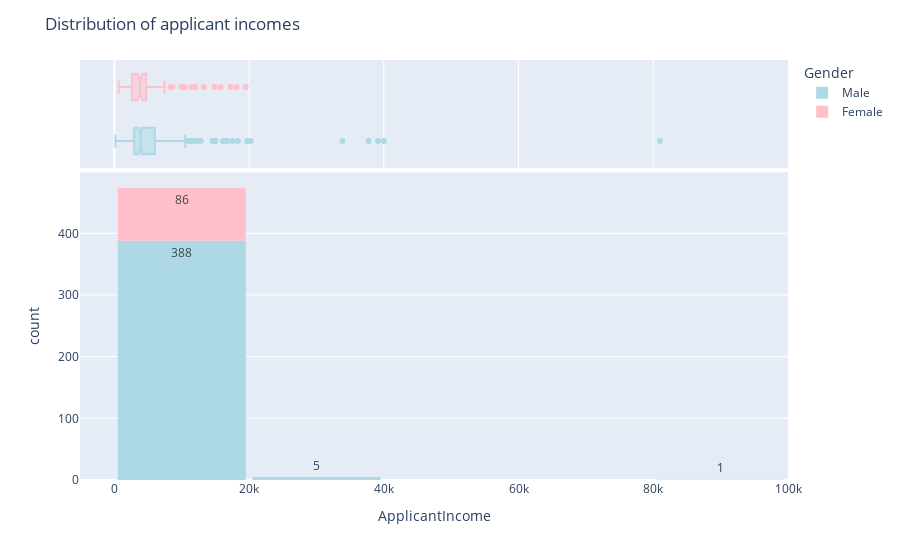

The notebook cell saved with this chart:
### Markdown cell above
Distribution of applicant incomes

### Code cell
fig = px.histogram(df, x="ApplicantIncome", color=df.Gender, marginal="box", nbins=5, text_auto=True, 
    color_discrete_map={'Male':'lightblue','Female':'pink'})
fig.update_layout(bargap=0.05)
fig.update_layout(title_text='Distribution of applicant incomes')
fig.show()

### Figure 1 — Plotly figure (JSON) as saved in the notebook; plotly's stock layout.template omitted (floating-point values rounded to 4 significant figures; data arrays with more than 128 entries replaced by an {"elided": "..."} marker saying what was removed)
{"data": [{"alignmentgroup": "True", "bingroup": "x", "hovertemplate": "Gender=Male<br>ApplicantIncome=%{x}<br>count=%{y}<extra></extra>", "legendgroup": "Male", "marker": {"color": "lightblue", "pattern": {"shape": ""}}, "name": "Male", "nbinsx": 5, "offsetgroup": "Male", "orientation": "v", "showlegend": true, "texttemplate": "%{value}", "type": "histogram", "x": {"elided": "394 int values"}, "xaxis": "x", "yaxis": "y"}, {"alignmentgroup": "True", "hovertemplate": "Gender=Male<br>ApplicantIncome=%{x}<extra></extra>", "legendgroup": "Male", "marker": {"color": "lightblue"}, "name": "Male", "notched": true, "offsetgroup": "Male", "showlegend": false, "type": "box", "x": {"elided": "394 int values"}, "xaxis": "x2", "yaxis": "y2"}, {"alignmentgroup": "True", "bingroup": "x", "hovertemplate": "Gender=Female<br>ApplicantIncome=%{x}<br>count=%{y}<extra></extra>", "legendgroup": "Female", "marker": {"color": "pink", "pattern": {"shape": ""}}, "name": "Female", "nbinsx": 5, "offsetgroup": "Female", "orientation": "v", "showlegend": true, "texttemplate": "%{value}", "type": "histogram", "x": [3510, 3667, 2645, 4000, 1928, 3086, 4230, 11500, 4166, 4300, 3846, 1378, 2484, 3167, 10408, 4166, 2137, 4583, 2330, 14866, 10000, 4583, 3625, 4408, 3244, 10000, 8333, 3812, 3427, 3083, 3481, 7200, 2876, 3237, 1811, 2600, 4124, 4666, 5000, 5000, 3762, 2400, 2917, 2507, 4333, 2500, 4160, 2378, 5500, 2423, 4723, 15759, 6000, 3180, 1500, 1963, 7441, 4547, 2213, 3867, 2149, 2995, 2600, 4606, 8624, 7142, 4350, 17263, 3326, 645, 3159, 13262, 2031, 3400, 18165, 4608, 2138, 5000, 4180, 19484, 2378, 3166, 2165, 12000, 2900, 4583], "xaxis": "x", "yaxis": "y"}, {"alignmentgroup": "True", "hovertemplate": "Gender=Female<br>ApplicantIncome=%{x}<extra></extra>", "legendgroup": "Female", "marker": {"color": "pink"}, "name": "Female", "notched": true, "offsetgroup": "Female", "showlegend": false, "type": "box", "x": [3510, 3667, 2645, 4000, 1928, 3086, 4230, 11500, 4166, 4300, 3846, 1378, 2484, 3167, 10408, 4166, 2137, 4583, 2330, 14866, 10000, 4583, 3625, 4408, 3244, 10000, 8333, 3812, 3427, 3083, 3481, 7200, 2876, 3237, 1811, 2600, 4124, 4666, 5000, 5000, 3762, 2400, 2917, 2507, 4333, 2500, 4160, 2378, 5500, 2423, 4723, 15759, 6000, 3180, 1500, 1963, 7441, 4547, 2213, 3867, 2149, 2995, 2600, 4606, 8624, 7142, 4350, 17263, 3326, 645, 3159, 13262, 2031, 3400, 18165, 4608, 2138, 5000, 4180, 19484, 2378, 3166, 2165, 12000, 2900, 4583], "xaxis": "x2", "yaxis": "y2"}], "layout": {"bargap": 0.05, "barmode": "relative", "legend": {"title": {"text": "Gender"}, "tracegroupgap": 0}, "margin": {"t": 60}, "title": {"text": "Distribution of applicant incomes"}, "xaxis": {"anchor": "y", "domain": [0, 1], "title": {"text": "ApplicantIncome"}}, "xaxis2": {"anchor": "y2", "domain": [0, 1], "matches": "x", "showgrid": true, "showticklabels": false}, "yaxis": {"anchor": "x", "domain": [0, 0.7326], "title": {"text": "count"}}, "yaxis2": {"anchor": "x2", "domain": [0.7426, 1], "matches": "y2", "showgrid": false, "showline": false, "showticklabels": false, "ticks": ""}}}
